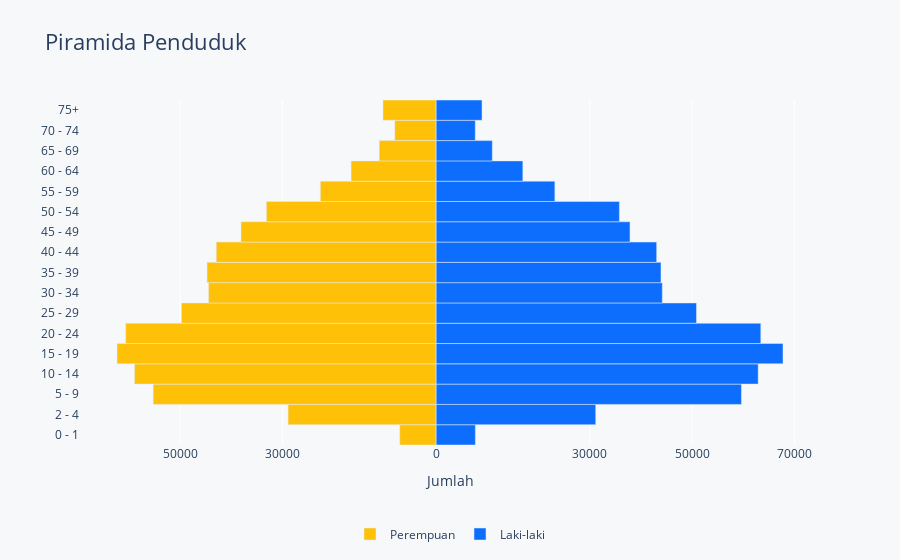

The code cell stored with this chart in its notebook:
### Code cell
kelompok_umur_lk = pl.read_csv('data/PIRAMIDA PENDUDUK - Laki-laki.csv')
# Mendefinisikan range kolom yang akan dijumlahkan
columns_to_sum = [kelompok_umur_lk.columns[i] for i in range(6, 23)]

# Membuat daftar agregasi
aggregations = [pl.sum(col) for col in columns_to_sum]

# Melakukan pengelompokan dan agregasi
result = kelompok_umur_lk.group_by("PROVINSI").agg(aggregations)

# Asumsi bahwa 'result' adalah DataFrame yang dihasilkan dari kode sebelumnya
columns_to_melt = [col for col in result.columns if col != "PROVINSI"]

# Melakukan melt pada DataFrame
melted_result_lk = result.melt(
    id_vars=["PROVINSI"], 
    value_vars=columns_to_melt, 
    variable_name="Age_Group", 
    value_name="Laki-laki"
)

kelompok_umur_pr = pl.read_csv('data/PIRAMIDA PENDUDUK - Perempuan.csv')
# Mendefinisikan range kolom yang akan dijumlahkan
columns_to_sum = [kelompok_umur_pr.columns[i] for i in range(6, 23)]

# Membuat daftar agregasi
aggregations = [pl.sum(col) for col in columns_to_sum]

# Melakukan pengelompokan dan agregasi
result = kelompok_umur_pr.group_by("PROVINSI").agg(aggregations)

# Asumsi bahwa 'result' adalah DataFrame yang dihasilkan dari kode sebelumnya
columns_to_melt = [col for col in result.columns if col != "PROVINSI"]

# Melakukan melt pada DataFrame
melted_result_pr = result.melt(
    id_vars=["PROVINSI"], 
    value_vars=columns_to_melt, 
    variable_name="Age_Group", 
    value_name="Perempuan"
)

df_horizontal_join = melted_result_pr.join(melted_result_lk, on="Age_Group", how="inner")

# Daftar kategori usia
ku = ["0 - 1", "2 - 4", "5 - 9", "10 - 14", "15 - 19", 
      "20 - 24", "25 - 29", "30 - 34", "35 - 39", "40 - 44", 
      "45 - 49", "50 - 54", "55 - 59", "60 - 64", 
      "65 - 69", "70 - 74", "75+"]

# Menghitung berapa kali daftar ku perlu diulang
repeat_count = df_horizontal_join.shape[0] // len(ku) + 1
repeated_ku = (ku * repeat_count)[:df_horizontal_join.shape[0]]

# Menambahkan kolom kategori umur
df_horizontal_join = df_horizontal_join.with_columns([pl.Series(name="Kategori_Umur", values=repeated_ku)])

y_age = df_horizontal_join['Kategori_Umur'] 
x_M = df_horizontal_join['Laki-laki'] 
x_F = df_horizontal_join['Perempuan'] * -1

if max(x_M) >= max(x_F):
    maks = max(x_M)
else:
    maks = max(x_F)

import math

def round_up_to_nearest(number, base):
    return base * math.ceil(number / base)

def auto_round_up(number):
    if number == 0:
        return 0
    base = 10 ** (len(str(number)) - 1)
    return round_up_to_nearest(number, base)

maks1 = auto_round_up(maks)
maks2 = auto_round_up(int(maks - (maks * 1 / 3)))
maks3 = auto_round_up(int(maks - (maks * 2 / 3)))

tick_vals = [-maks1, -maks2, -maks3, 0, maks1, maks2, maks3]
tick_str = [str(abs(value)) for value in tick_vals]

import plotly.graph_objects as gp
# Creating instance of the figure 
fig = gp.Figure() 
  

# Adding Female data to the figure 
fig.add_trace(gp.Bar(y = y_age, x = x_F, 
                     name = 'Perempuan', orientation = 'h',
                     marker=dict(color='#ffc107'),
                     hovertemplate='Perempuan Umur %{y}<br>Jumlah: %{customdata}<extra></extra>',
                     customdata=[abs(x) for x in x_F]
                     )) 

# Adding Male data to the figure 
fig.add_trace(gp.Bar(y= y_age, x = x_M,  
                     name = 'Laki-laki',  
                     orientation = 'h',
                     marker=dict(color='#0d6efd'),
                     hovertemplate='Laki-laki Umur %{y}<br> %{x}<extra></extra>')) 

  
# Updating the layout for our graph 
fig.update_layout(title = 'Piramida Penduduk', 
                 title_font_size = 22, barmode = 'relative', 
                 bargap = 0.0, bargroupgap = 0, 
                 xaxis = dict(tickvals = tick_vals, 
                              ticktext = tick_str, 
                              title = 'Jumlah', 
                              title_font_size = 14),
                legend=dict(
                        orientation='h',
                        yanchor='bottom',
                        y=-0.3,  # Adjust this value to move the legend up or down
                        xanchor='center',
                        x=0.5
                ),
                plot_bgcolor='#f6f8fa',  # Set background color of the plot area to green
                paper_bgcolor='#f6f8fa'  # Set background color of the entire canvas to green 
)
  
fig.show()

### Figure 1 — Plotly figure (JSON) as saved in the notebook; plotly's stock layout.template omitted (floating-point values rounded to 4 significant figures)
{"data": [{"customdata": [7111, 28925, 55267, 58918, 62332, 60634, 49743, 44449, 44751, 42947, 38118, 33159, 22622, 16619, 11118, 8090, 10386], "hovertemplate": "Perempuan Umur %{y}<br>Jumlah: %{customdata}<extra></extra>", "marker": {"color": "#ffc107"}, "name": "Perempuan", "orientation": "h", "type": "bar", "x": [-7111, -28925, -55267, -58918, -62332, -60634, -49743, -44449, -44751, -42947, -38118, -33159, -22622, -16619, -11118, -8090, -10386], "y": ["0 - 1", "2 - 4", "5 - 9", "10 - 14", "15 - 19", "20 - 24", "25 - 29", "30 - 34", "35 - 39", "40 - 44", "45 - 49", "50 - 54", "55 - 59", "60 - 64", "65 - 69", "70 - 74", "75+"]}, {"hovertemplate": "Laki-laki Umur %{y}<br> %{x}<extra></extra>", "marker": {"color": "#0d6efd"}, "name": "Laki-laki", "orientation": "h", "type": "bar", "x": [7655, 31161, 59619, 62885, 67733, 63400, 50836, 44164, 43901, 43060, 37852, 35784, 23180, 16926, 10960, 7635, 8956], "y": ["0 - 1", "2 - 4", "5 - 9", "10 - 14", "15 - 19", "20 - 24", "25 - 29", "30 - 34", "35 - 39", "40 - 44", "45 - 49", "50 - 54", "55 - 59", "60 - 64", "65 - 69", "70 - 74", "75+"]}], "layout": {"bargap": 0, "bargroupgap": 0, "barmode": "relative", "legend": {"orientation": "h", "x": 0.5, "xanchor": "center", "y": -0.3, "yanchor": "bottom"}, "paper_bgcolor": "#f6f8fa", "plot_bgcolor": "#f6f8fa", "title": {"font": {"size": 22}, "text": "Piramida Penduduk"}, "xaxis": {"ticktext": ["70000", "50000", "30000", "0", "70000", "50000", "30000"], "tickvals": [-70000, -50000, -30000, 0, 70000, 50000, 30000], "title": {"font": {"size": 14}, "text": "Jumlah"}}}}
